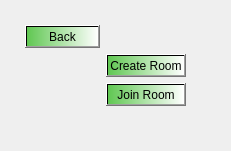
      <widget class="QWidget" name="page_RoomMenu">
       <layout class="QGridLayout" name="gridLayout_7" rowstretch="0,0,0" columnstretch="1,1,1">
        <property name="leftMargin">
         <number>25</number>
        </property>
        <property name="topMargin">
         <number>25</number>
        </property>
        <property name="rightMargin">
         <number>25</number>
        </property>
        <property name="bottomMargin">
         <number>25</number>
        </property>
        <item row="1" column="0">
         <spacer name="verticalSpacer_2">
          <property name="orientation">
           <enum>Qt::Vertical</enum>
          </property>
          <property name="sizeHint" stdset="0">
           <size>
            <width>20</width>
            <height>40</height>
           </size>
          </property>
         </spacer>
        </item>
        <item row="0" column="1">
         <spacer name="horizontalSpacer_28">
          <property name="orientation">
           <enum>Qt::Horizontal</enum>
          </property>
          <property name="sizeHint" stdset="0">
           <size>
            <width>40</width>
            <height>20</height>
           </size>
          </property>
         </spacer>
        </item>
        <item row="2" column="1">
         <spacer name="horizontalSpacer_29">
          <property name="orientation">
           <enum>Qt::Horizontal</enum>
          </property>
          <property name="sizeHint" stdset="0">
           <size>
            <width>40</width>
            <height>20</height>
           </size>
          </property>
         </spacer>
        </item>
        <item row="1" column="2">
         <spacer name="verticalSpacer_3">
          <property name="orientation">
           <enum>Qt::Vertical</enum>
          </property>
          <property name="sizeHint" stdset="0">
           <size>
            <width>20</width>
            <height>40</height>
           </size>
          </property>
         </spacer>
        </item>
        <item row="1" column="1">
         <layout class="QVBoxLayout" name="verticalLayout">
          <item>
           <widget class="QPushButton" name="pushButton_CreateRoom">
            <property name="cursor">
             <cursorShape>PointingHandCursor</cursorShape>
            </property>
            <property name="styleSheet">
             <string notr="true">background-color: qlineargradient(spread:pad, x1:0, y1:0, x2:1, y2:0, stop:0 rgba(96, 199, 82, 255), stop:1 rgba(255, 255, 255, 255));</string>
            </property>
            <property name="text">
             <string>Create Room</string>
            </property>
           </widget>
          </item>
          <item>
           <widget class="QPushButton" name="pushButton_JoinRoom">
            <property name="cursor">
             <cursorShape>PointingHandCursor</cursorShape>
            </property>
            <property name="styleSheet">
             <string notr="true">background-color: qlineargradient(spread:pad, x1:0, y1:0, x2:1, y2:0, stop:0 rgba(96, 199, 82, 255), stop:1 rgba(255, 255, 255, 255));</string>
            </property>
            <property name="text">
             <string>Join Room</string>
            </property>
           </widget>
          </item>
         </layout>
        </item>
        <item row="0" column="0" alignment="Qt::AlignLeft">
         <widget class="QPushButton" name="pushButton_RoomBack">
          <property name="cursor">
           <cursorShape>PointingHandCursor</cursorShape>
          </property>
          <property name="acceptDrops">
           <bool>false</bool>
          </property>
          <property name="autoFillBackground">
           <bool>false</bool>
          </property>
          <property name="styleSheet">
           <string notr="true">background-color: qlineargradient(spread:pad, x1:0, y1:0, x2:1, y2:0, stop:0 rgba(96, 199, 82, 255), stop:1 rgba(255, 255, 255, 255));</string>
          </property>
          <property name="text">
           <string>Back</string>
          </property>
          <property name="autoDefault">
           <bool>false</bool>
          </property>
          <property name="default">
           <bool>false</bool>
          </property>
          <property name="flat">
           <bool>false</bool>
          </property>
         </widget>
        </item>
       </layout>
      </widget>
